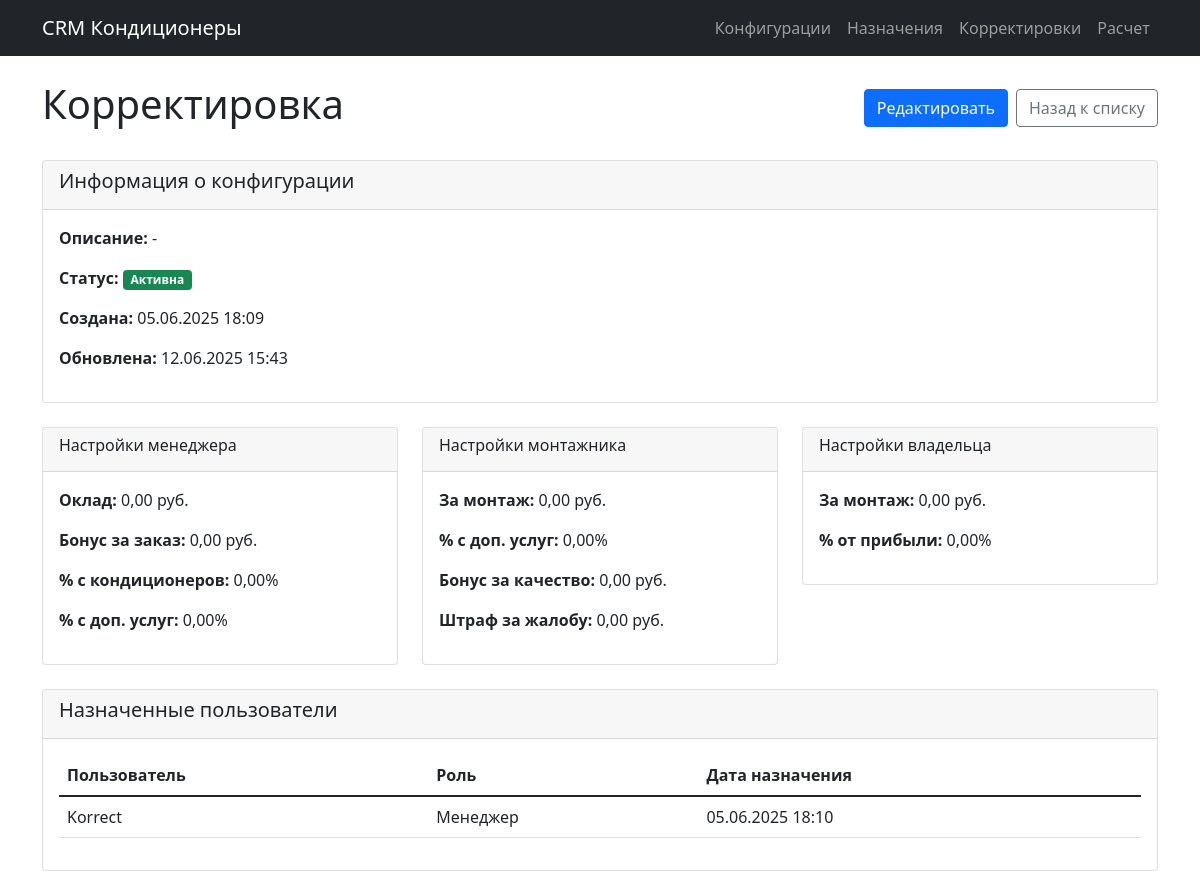
The page /salary/config/1/ (signed in) on the database its author committed.
### salary_config/models.py (models this page shows, shortened)
class SalaryConfig(models.Model):
    name = models.CharField(max_length=100, verbose_name="Название конфигурации")
    description = models.TextField(blank=True, verbose_name="Описание")
    is_active = models.BooleanField(default=True, verbose_name="Активна")
    created_at = models.DateTimeField(auto_now_add=True, verbose_name="Дата создания")
    updated_at = models.DateTimeField(auto_now=True, verbose_name="Дата обновления")
    class Meta:
        verbose_name = "Конфигурация зарплат"
        verbose_name_plural = "Конфигурации зарплат"
        ordering = ['-created_at']

class ManagerSalaryConfig(models.Model):
    config = models.OneToOneField(
        SalaryConfig,
        on_delete=models.CASCADE,
        related_name='manager_config',
        verbose_name="Конфигурация"
    )
    fixed_salary = models.DecimalField(
        max_digits=10,
        decimal_places=2,
        default=Decimal('30000.00'),
        verbose_name="Фиксированная зарплата",
        help_text="Оклад в рублях"
    )
    bonus_per_completed_order = models.DecimalField(
        max_digits=8,
        decimal_places=2,
        default=Decimal('250.00'),
        verbose_name="Бонус за завершенный заказ",
        help_text="Сумма в рублях за каждый завершенный заказ"
    )
    conditioner_profit_percentage = models.DecimalField(
        max_digits=5,
        decimal_places=2,
        default=Decimal('20.00'),
        validators=[MinValueValidator(0), MaxValueValidator(100)],
        verbose_name="% с прибыли от кондиционеров",
        help_text="Процент от прибыли с продажи кондиционеров"
    )
    additional_services_profit_percentage = models.DecimalField(
        max_digits=5,
        decimal_places=2,
        default=Decimal('30.00'),
        validators=[MinValueValidator(0), MaxValueValidator(100)],
        verbose_name="% с прибыли от доп. услуг",
        help_text="Процент от прибыли с продажи дополнительных услуг"
    )
    installation_profit_percentage = models.DecimalField(
        max_digits=5,
        decimal_places=2,
        default=Decimal('15.00'),
        validators=[MinValueValidator(0), MaxValueValidator(100)],
        verbose_name="% с прибыли от монтажа",
        help_text="Процент от прибыли с услуг монтажа"
    )
    maintenance_profit_percentage = models.DecimalField(
        max_digits=5,
        decimal_places=2,
        default=Decimal('25.00'),
        validators=[MinValueValidator(0), MaxValueValidator(100)],
        verbose_name="% с прибыли от обслуживания",
        help_text="Процент от прибыли с услуг обслуживания"
    )
    dismantling_profit_percentage = models.DecimalField(
        max_digits=5,
        decimal_places=2,
        default=Decimal('20.00'),
        validators=[MinValueValidator(0), MaxValueValidator(100)],
        verbose_name="% с прибыли от демонтажа",
        help_text="Процент от прибыли с услуг демонтажа"
    )
    class Meta:
        verbose_name = "Настройки зарплаты менеджера"
        verbose_name_plural = "Настройки зарплат менеджеров"

class InstallerSalaryConfig(models.Model):
    config = models.OneToOneField(
        SalaryConfig,
        on_delete=models.CASCADE,
        related_name='installer_config',
        verbose_name="Конфигурация"
    )
    payment_per_installation = models.DecimalField(
        max_digits=8,
        decimal_places=2,
        default=Decimal('1500.00'),
        verbose_name="Оплата за монтаж",
        help_text="Фиксированная сумма за каждый завершенный монтаж"
    )
    additional_services_profit_percentage = models.DecimalField(
        max_digits=5,
        decimal_places=2,
        default=Decimal('30.00'),
        validators=[MinValueValidator(0), MaxValueValidator(100)],
        verbose_name="% с прибыли от доп. услуг",
        help_text="Процент от прибыли с дополнительных услуг, проданных монтажником"
    )
    quality_bonus = models.DecimalField(
        max_digits=8,
        decimal_places=2,
        default=Decimal('0.00'),
        verbose_name="Бонус за качество",
        help_text="Дополнительный бонус за качественную работу"
    )
    penalty_per_complaint = models.DecimalField(
        max_digits=8,
        decimal_places=2,
        default=Decimal('500.00'),
        verbose_name="Штраф за жалобу",
        help_text="Штраф за обоснованную жалобу клиента"
    )
    class Meta:
        verbose_name = "Настройки зарплаты монтажника"
        verbose_name_plural = "Настройки зарплат монтажников"

class OwnerSalaryConfig(models.Model):
    config = models.OneToOneField(
        SalaryConfig,
        on_delete=models.CASCADE,
        related_name='owner_config',
        verbose_name="Конфигурация"
    )
    payment_per_installation = models.DecimalField(
        max_digits=8,
        decimal_places=2,
        default=Decimal('1500.00'),
        verbose_name="Доля с каждого монтажа",
        help_text="Фиксированная сумма с каждого завершенного монтажа"
    )
    remaining_profit_percentage = models.DecimalField(
        max_digits=5,
        decimal_places=2,
        default=Decimal('100.00'),
        validators=[MinValueValidator(0), MaxValueValidator(100)],
        verbose_name="% от оставшейся прибыли",
        help_text="Процент от прибыли после выплат менеджерам и монтажникам"
    )
    class Meta:
        verbose_name = "Настройки зарплаты владельца"
        verbose_name_plural = "Настройки зарплат владельцев"

class UserSalaryAssignment(models.Model):
    user = models.OneToOneField(
        User,
        on_delete=models.CASCADE,
        related_name='salary_assignment',
        verbose_name="Пользователь"
    )
    config = models.ForeignKey(
        SalaryConfig,
        on_delete=models.CASCADE,
        verbose_name="Конфигурация зарплаты"
    )
    assigned_at = models.DateTimeField(auto_now_add=True, verbose_name="Дата назначения")
    class Meta:
        verbose_name = "Назначение зарплаты"
        verbose_name_plural = "Назначения зарплат"

### user_accounts/models.py (models this page shows, shortened)
class User(AbstractUser):
    ROLE_CHOICES = (
        ('owner', 'Владелец'),
        ('manager', 'Менеджер'),
        ('installer', 'Монтажник'),
    )
    role = models.CharField(max_length=10, choices=ROLE_CHOICES)
    phone = models.CharField(max_length=15, blank=True)
    groups = models.ManyToManyField(
        'auth.Group',
        related_name='user_accounts_user_set',
        blank=True,
        help_text='The groups this user belongs to.',
        verbose_name='groups',
    )
    user_permissions = models.ManyToManyField(
        'auth.Permission',
        related_name='user_accounts_user_set',
        blank=True,
        help_text='Specific permissions for this user.',
        verbose_name='user permissions',
    )

### salary_config/views.py (the view)
# urls.py: path('config/<int:pk>/', views.salary_config_detail, name='config_detail'),
@login_required
def salary_config_detail(request, pk):
   if request.user.role != 'owner':
       messages.error(request, 'У вас нет прав для просмотра настроек зарплат.')
       return redirect('dashboard')
   config = get_object_or_404(SalaryConfig, pk=pk)
   assignments = UserSalaryAssignment.objects.filter(config=config).select_related('user')
   context = {
       'config': config,
       'assignments': assignments,
       'has_manager_config': hasattr(config, 'manager_config'),
       'has_installer_config': hasattr(config, 'installer_config'),
       'has_owner_config': hasattr(config, 'owner_config'),
   }
   return render(request, 'salary_config/config_detail.html', context)

### templates/salary_config/config_detail.html (shortened to what this page needs)
{% extends 'salary_config/base.html' %}
{% block content %}
<div class="d-flex justify-content-between align-items-center mb-4">
    <h1>{{ config.name }}</h1>
    <div class="d-flex gap-2">
        <a href="{% url 'salary_config:config_edit' config.pk %}" class="btn btn-primary">Редактировать</a>
        <a href="{% url 'salary_config:config_list' %}" class="btn btn-outline-secondary">Назад к списку</a>
    </div>
</div>
<div class="row">
    <div class="col-12 mb-4">
        <div class="card">
            <div class="card-header">
                <h5>Информация о конфигурации</h5>
            </div>
            <div class="card-body">
                <p><strong>Описание:</strong> {{ config.description|default:"Не указано" }}</p>
                <p><strong>Статус:</strong>
                    {% if config.is_active %}
                        <span class="badge bg-success">Активна</span>
                    {% else %}
                        <span class="badge bg-secondary">Неактивна</span>
                    {% endif %}
                </p>
                <p><strong>Создана:</strong> {{ config.created_at|date:"d.m.Y H:i" }}</p>
                <p><strong>Обновлена:</strong> {{ config.updated_at|date:"d.m.Y H:i" }}</p>
            </div>
        </div>
    </div>
    <div class="col-md-4 mb-4">
        <div class="card">
            <div class="card-header">
                <h6>Настройки менеджера</h6>
            </div>
            <div class="card-body">
                {% if has_manager_config %}
                    <p><strong>Оклад:</strong> {{ config.manager_config.fixed_salary }} руб.</p>
                    <p><strong>Бонус за заказ:</strong> {{ config.manager_config.bonus_per_completed_order }} руб.</p>
                    <p><strong>% с кондиционеров:</strong> {{ config.manager_config.conditioner_profit_percentage }}%</p>
                    <p><strong>% с доп. услуг:</strong> {{ config.manager_config.additional_services_profit_percentage }}%</p>
                {% else %}
                    <p class="text-muted">Настройки не заданы</p>
                {% endif %}
            </div>
        </div>
    </div>
    <div class="col-md-4 mb-4">
        <div class="card">
            <div class="card-header">
                <h6>Настройки монтажника</h6>
            </div>
            <div class="card-body">
                {% if has_installer_config %}
                    <p><strong>За монтаж:</strong> {{ config.installer_config.payment_per_installation }} руб.</p>
                    <p><strong>% с доп. услуг:</strong> {{ config.installer_config.additional_services_profit_percentage }}%</p>
                    <p><strong>Бонус за качество:</strong> {{ config.installer_config.quality_bonus }} руб.</p>
                    <p><strong>Штраф за жалобу:</strong> {{ config.installer_config.penalty_per_complaint }} руб.</p>
                {% else %}
                    <p class="text-muted">Настройки не заданы</p>
                {% endif %}
            </div>
        </div>
    </div>
    <div class="col-md-4 mb-4">
        <div class="card">
            <div class="card-header">
                <h6>Настройки владельца</h6>
            </div>
            <div class="card-body">
                {% if has_owner_config %}
                    <p><strong>За монтаж:</strong> {{ config.owner_config.payment_per_installation }} руб.</p>
                    <p><strong>% от прибыли:</strong> {{ config.owner_config.remaining_profit_percentage }}%</p>
                {% else %}
                    <p class="text-muted">Настройки не заданы</p>
                {% endif %}
            </div>
        </div>
    </div>
    <div class="col-12">
        <div class="card">
            <div class="card-header">
                <h5>Назначенные пользователи</h5>
            </div>
            <div class="card-body">
                {% if assignments %}
                    <div class="table-responsive">
                        <table class="table">
                            <thead>
                                <tr>
                                    <th>Пользователь</th>
                                    <th>Роль</th>
                                    <th>Дата назначения</th>
                                </tr>
                            </thead>
                            <tbody>
                                {% for assignment in assignments %}
                                <tr>
                                    <td>{{ assignment.user.get_full_name|default:assignment.user.username }}</td>
                                    <td>{{ assignment.user.get_role_display }}</td>
                                    <td>{{ assignment.assigned_at|date:"d.m.Y H:i" }}</td>
                                </tr>
                                {% endfor %}
                            </tbody>
                        </table>
                    </div>
                {% else %}
                    <p class="text-muted">Конфигурация не назначена ни одному пользователю</p>
                {% endif %}
            </div>
        </div>
    </div>
</div>
{% endblock %}

### rows shown on the page
SalaryConfig: name "Корректировка", description "-", created_at "05.06.2025 18:09", updated_at "12.06.2025 15:43", manager_config.fixed_salary "0,00", manager_config.bonus_per_completed_order "0,00", manager_config.conditioner_profit_percentage "0,00", manager_config.additional_services_profit_percentage "0,00", installer_config.payment_per_installation "0,00", installer_config.additional_services_profit_percentage "0,00", installer_config.quality_bonus "0,00", installer_config.penalty_per_complaint "0,00", owner_config.payment_per_installation "0,00", owner_config.remaining_profit_percentage "0,00"
UserSalaryAssignment: user.get_full_name "Korrect", user.role "Менеджер", assigned_at "05.06.2025 18:10"
